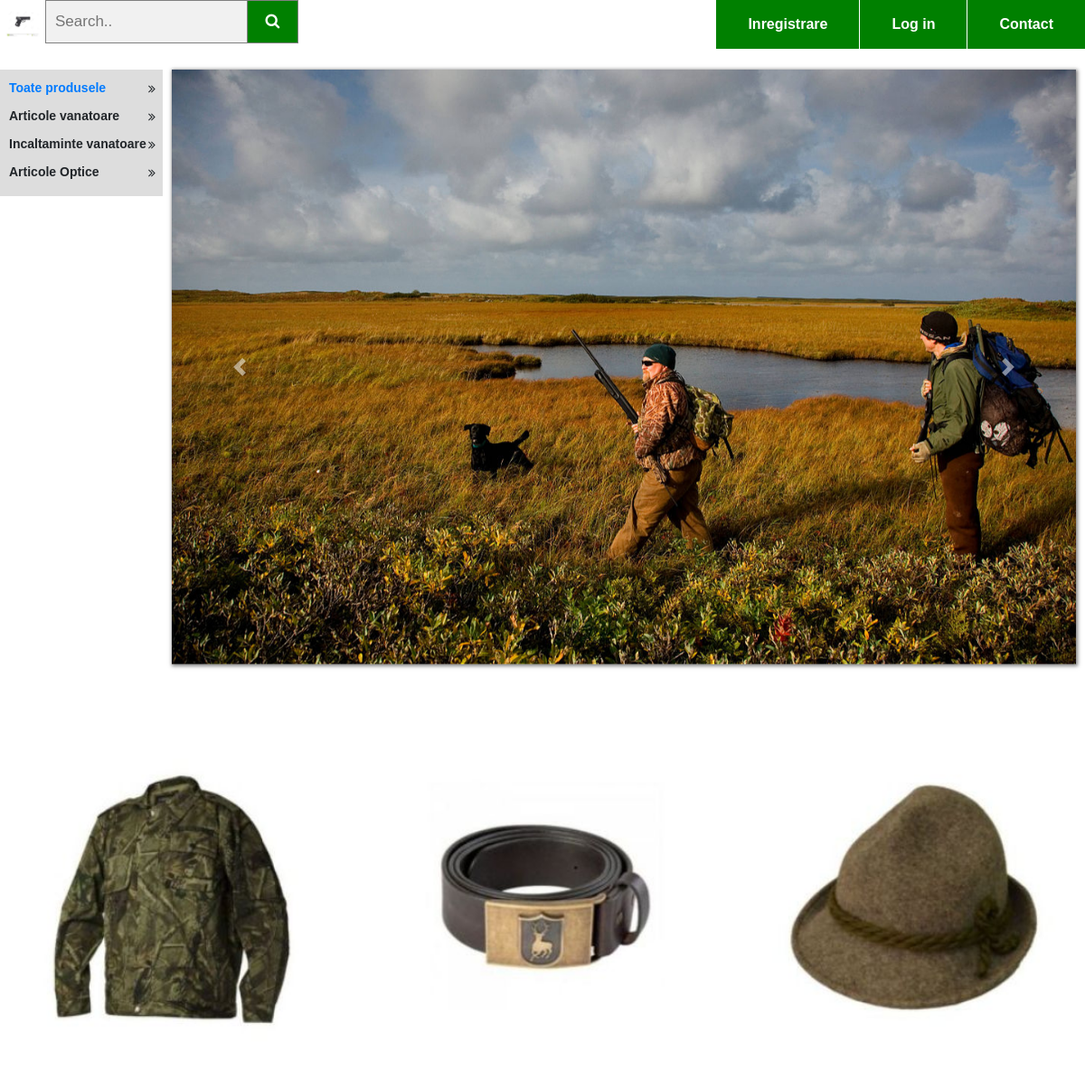
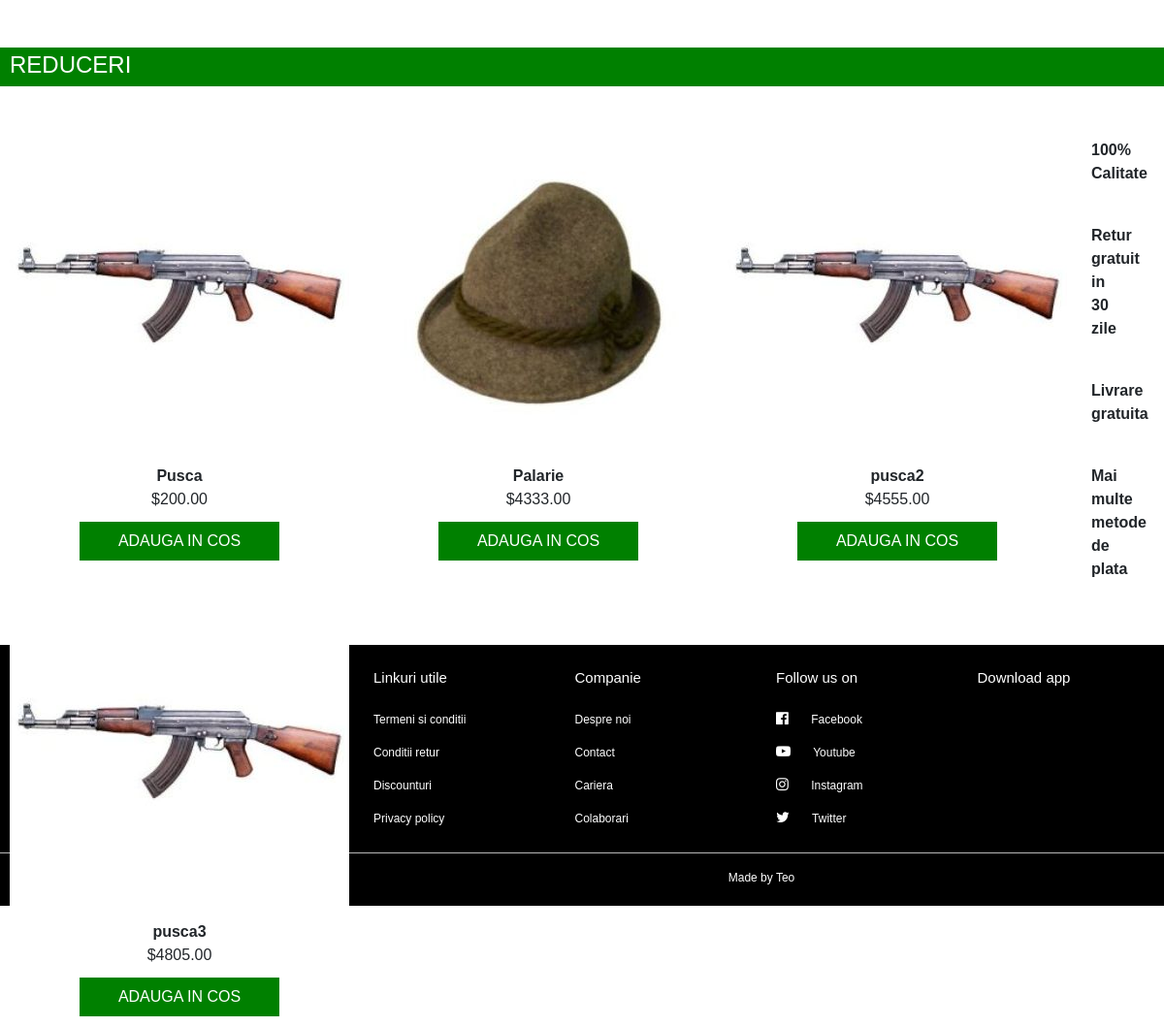
The page /proiect.php on the database its author committed (2 pictures, top to bottom).
### tables this page shows
CREATE TABLE `products` (
  `id` int(10) NOT NULL,
  `name` varchar(250) NOT NULL,
  `code` varchar(100) NOT NULL,
  `price` double(9,2) NOT NULL,
  `image` varchar(250) NOT NULL,
  `redus` varchar(10) DEFAULT NULL,
  `categorie` varchar(50) NOT NULL
);

### proiect.php (the view, shortened to what this page needs)
<?php
include_once('dbh.php');
?>
<!doctype html>
<html lang="en">
  <head>
    <link rel="stylesheet" href="https://stackpath.bootstrapcdn.com/bootstrap/4.4.1/css/bootstrap.min.css" >
    <link rel="stylesheet" href="css/style.css">
    <link rel="stylesheet" href="css/search_bar.css">
    <link rel="stylesheet" href=" https://stackpath.bootstrapcdn.com/font-awesome/4.7.0/css/font-awesome.min.css">
  </head>
  <body>
    <div class="top-nav-bar">
    <div class="search-box">
      <a href="proiect.php"> <img src="img/2.jpg" class="logo"></a>
      <link rel="stylesheet" href="https://cdnjs.cloudflare.com/ajax/libs/font-awesome/4.7.0/css/font-awesome.min.css">
      <link rel="stylesheet" href="https://cdnjs.cloudflare.com/ajax/libs/font-awesome/4.7.0/css/font-awesome.min.css">
      <link rel="stylesheet" href="css/search_bar.css">
<form class="example" method="POST" action="index1.php?cat=toate">
  <input type="text" placeholder="Search.." name="search">
  <button type="submit"  name="submit"><i class="fa fa-search"></i></button>
</form>
    </div>
    <div class="menu-bar">
      <ul>
<?php
if(!empty($_SESSION['u_user']))
{
  if ($_SESSION['u_user']!='Admin')
  {
    echo '<li><a href="#"> '. $_SESSION["u_user"].'</a></li>';
     echo '<li><a href="EditProf.php">Editare</a></li>';
     echo '<li><a href="afisare_comezi.php">Comenzi</a></li>';
$user=$_SESSION['u_id'];
$sql1= "SELECT * FROM cart WHERE  Id_client=$user";
$result = mysqli_query($conn,$sql1);
$resultCheck=mysqli_num_rows($result);
if($resultCheck)
{
    ?>
    <li><a href="cart.php"><i class="fa fa-cart-arrow-down"> <?php echo mysqli_num_rows($result); ?> </i></li><span>
    </span></a>
<?php
}
echo '<li><a href="logout.php">LOGOUT</a></li>';
}
else
{
  echo '<li><a href="logout.php">LOGOUT</a></li>';
  echo '<li><a href="PagAdmin.php">Administrare</a></li>';
}
}
else
{
  	echo '<li><a href="register.php">Inregistrare</a></li>';
    echo '<li><a href="login.php">Log in</a></li>';
    echo '<li><a href="contact.php">Contact</a></li>';
}
?>
      </ul>
    </div>
    </div>
    <section class="header">
    <section class="header">
      <div class="side-menu" id="side-menu">
        <ul>
          <li><a href="index1.php?cat=toate">Toate produsele</a> <i class="fa fa-angle-double-right"></i>
        </li>
          <li>Articole vanatoare <i class="fa fa-angle-double-right"></i>
        </li>
          <li>Incaltaminte vanatoare <i class="fa fa-angle-double-right"></i>
        </li>
          <li>Articole Optice <i class="fa fa-angle-double-right"></i>
        </li>
        </ul>
        </div>
      <div class ="slider">
        <div id="carouselExampleFade" class="carousel slide carousel-fade" data-ride="carousel">
          <div class="carousel-inner">
            <div class="carousel-item active">
              <img src="img/v1.jpg" class="d-block w-100" >
            </div>
          </div>
          <a class="carousel-control-prev" href="#carouselExampleFade" role="button" data-slide="prev">
            <span class="carousel-control-prev-icon" aria-hidden="true"></span>
          </a>
          <a class="carousel-control-next" href="#carouselExampleFade" role="button" data-slide="next">
            <span class="carousel-control-next-icon" aria-hidden="true"></span>
          </a>
        </div>
      </div>
    </section>
    <section class="featured-categories">
      <div class="containter">
        <div class="row">
          <div class="col-md-4">
            <img src="img/c1.jpg">
          </div>
          <div class="col-md-4">
            <img src="img/c2.jpg">
          </div>
          <div class="col-md-4">
            <img src="img/c3.jpg">
          </div>
        </div>
        </div>
    </section>
    <section class="on-sale">
      <div class="title-box">
        <h2>REDUCERI</h2>
      </div>
<?php
      $result = mysqli_query($conn,"SELECT * FROM `products` where redus='da'");
        while($row = mysqli_fetch_assoc($result)){
          echo "<div class='product_wrapper'>
          <form method='post' action=''>
          <input type='hidden' name='id' value=".$row['id']." />
          <div class='image'><a href='product.php?id_selectat=$row[id]'/><img src='".$row['image']."' ></a></div>
          <div class='name'>".$row['name']."</div>
          <div class='price'>$".$row['price']."</div>
          <button type='submit' class='buy'>Adauga in cos</button>
        </form>
          </div>
          "
          ;
              }
      ?>
    </section>
    <section class="website-features">
      <div class="container">
      <div class="row">
        <div class="col-md-3 feature-box">
          <div class="feature-text">
            <p><b>100% Calitate</b></p>
          </div>
        </div>
        <div class="col-md-3 feature-box">
          <div class="feature-text">
            <p><b>Retur gratuit in 30 zile</b></p>
          </div>
        </div>
        <div class="col-md-3 feature-box">
          <div class="feature-text">
            <p><b>Livrare gratuita</b></p>
          </div>
        </div>
        <div class="col-md-3 feature-box">
          <div class="feature-text">
            <p><b>Mai multe metode de plata</b></p>
          </div>
        </div>
      </div>
      </div>
    </section>
    <section class="footer">
     <div clas="container text-center" >
      <div class="row">
        <div class="col-md-3">
          <h1>Linkuri utile</h1>
          <p>Termeni si conditii</p>
          <p>Conditii retur</p>
          <p>Discounturi</p>
          <p>Privacy policy</p>
          </div>
          <div class="col-md-3">
            <h1>Companie</h1>
            <p>Despre noi</p>
            <p>Contact</p>
            <p>Cariera</p>
            <p>Colaborari</p>
            </div>
            <div class="col-md-3">
              <h1>Follow us on</h1>
              <p><i class="fa fa-facebook-official"></i> Facebook</p>
              <p><i class="fa fa-youtube-play"></i> Youtube</p>
              <p><i class="fa fa-instagram"></i> Instagram</p>
              <p><i class="fa fa-twitter"></i> Twitter</p>
              </div>
              <div class="col-md-3 footer-image">
                <h1>Download app</h1>
                <img src="img/And.png">
                </div>
              </div>
                <hr>
                <p class="copyright">Made by Teo</p>
    </div>
    </section>
</body>
</html>

### css/style.css (style rules this page uses)
* { margin:0; padding:0; }
body { background-color: white ; font-family: Arial, Helvetica, sans-serif; }
.top-nav-bar { height:57px; top:0; position:sticky; background: #fff; margin-bottom:20px; border-bottom:3px solid white; z-index: 2; }
.logo { height: 40px; margin: 5px 5px; }
.search-box { display:inline-flex; width:60%; }
.fa-search { color: white; }
.menu-bar { width: 40%; height: 57px; float:right; }
.menu-bar ul { display:inline-flex; float:right; }
.menu-bar ul li { border-left:1px solid #fff; list-style-type: none; padding:15px 35px; text-align: center; background-color: green; cursor:pointer; }
.menu-bar ul li a { font-size :16px; font-weight: bold; color: white; text-decoration: none; }
.side-menu { height:79%; width:15%; font-size: 14px; float: left; z-index:2; background-color: #ddd; }
.side-menu ul { margin-left: 10px; }
.side-menu ul li { list-style-type: none; font-weight:bold; margin-top:10px; cursor:pointer; }
.fa-angle-double-right { margin-top:4px; margin-right:8px; float:right; }
.slider { width:85%; margin-left: 15%; padding: 0 10px; }
.carousel { box-shadow :1px 1px 4px 1px rgba(0,0,0,0.5); }
.featured-categories { margin:50px 0; }
.featured-categories img { width:100%; padding:20px 0; transition:1s ; cursor:pointer; }
.title-box { background-color: green; color:#fff; padding:4px 10px; height:40px; margin-bottom: 30px; display:flex; }
.title-box h2 { font-size:24px; }
.title-box::after { content:''; border-top: 40px solid green; border-right:50px solid transparent; position: absolute; display:flex; margin-top:-4px; margin-left:170px; }
.website-features { margin:60 px 0; }
.footer { margin-top:50px; background: #000; color:#fff; }
.footer h1 { font-size: 15px; margin:25px 0; }
.footer p { font-size:12px; }
.copyright { margin-bottom: -80px; text-align: center; font-size: 15px; padding-bottom: 20px; }
.footer hr { margin-top: 10px; background-color: #ccc; }
.footer-image img { width:15px; }
.footer .row .fa { padding-right:20px; font-size:15px; }
.product_wrapper { float:left; padding: 10px; text-align: center; }
.product_wrapper .name { font-weight:bold; }
.product_wrapper .buy { text-transform: uppercase; background: green; border: 1px solid white; cursor: pointer; color: white; padding: 8px 40px; margin-top: 10px; }

### css/search_bar.css (style rules this page uses)
* { box-sizing: border-box; }
form.example input[type=text] { padding: 10px; font-size: 17px; border: 1px solid grey; float: left; width: 80%; background: #f1f1f1; }
form.example button { float: left; width: 20%; padding: 10px; background: green; color: white; font-size: 17px; border: 1px solid grey; border-left: none; cursor: pointer; }
form.example::after { content: ""; clear: both; display: table; }

### rows shown on the page
products: image (picture), name "Pusca", price "200.00"
products: image (picture), name "Palarie", price "4333.00"
products: image (picture), name "pusca2", price "4555.00"
products: image (picture), name "pusca3", price "4805.00"
